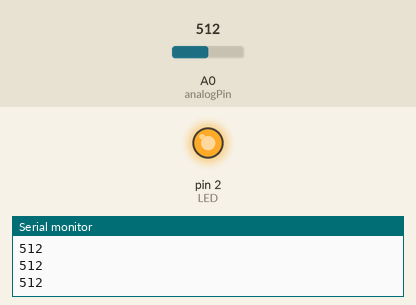
Recording of a sketch running on a simulated Arduino Uno, built with avr-gcc and run on an emulated ATmega328P. On the bench: output pins drawn as LEDs (lit = HIGH), the last lines printed to the serial monitor. The inputs (shaded band) are chosen by the test bench; at power-on: A0 (analogPin) = 512.

Above: at 1.3 s.
1.4 s: A0 (analogPin) set to 364
2.9 s: A0 (analogPin) set to 333
At 3.3 s:
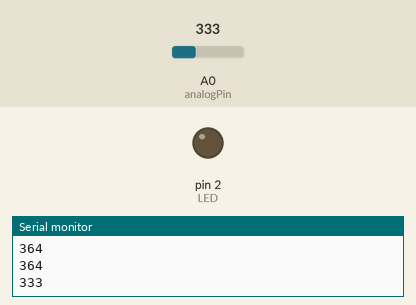
4.5 s: A0 (analogPin) set to 360
At 5.6 s:
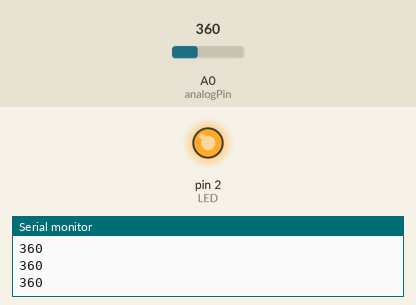
6.0 s: A0 (analogPin) set to 340
At 6.8 s:
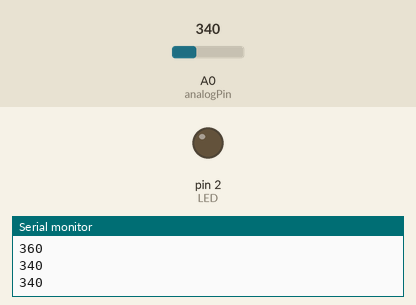
Timing chart, 0 to 8.5 s (numbered marks = the images above; inputs shaded):
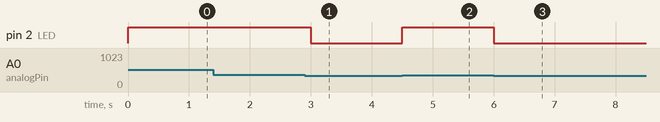

The sketch:

photoresistor.ino
```cpp
//光敏電阻搭配LED亮滅
//20240507

const byte analogPin = A0;
const byte LED = 2;

void setup() {
  // put your setup code here, to run once:
  pinMode(LED,OUTPUT);
  Serial.begin(9600);
}

void loop() {
  // put your main code here, to run repeatedly:
  int value;
  value = analogRead(analogPin);
  Serial.println(value);
  if(value>350){
    digitalWrite(LED,HIGH);
  }   else{
    digitalWrite(LED,LOW);
  }
  delay(500);
}
```

Measured:
- the behaviour switches between 351 and 350 on A0 (analogPin) (found by bisection; images 0 and 1)
- after the input at 2.9 s, pin 2 (LED): HIGH → LOW after 0.10 s
- after the input at 4.5 s, pin 2 (LED): LOW → HIGH at once
- after the input at 6.0 s, pin 2 (LED): HIGH → LOW at once
